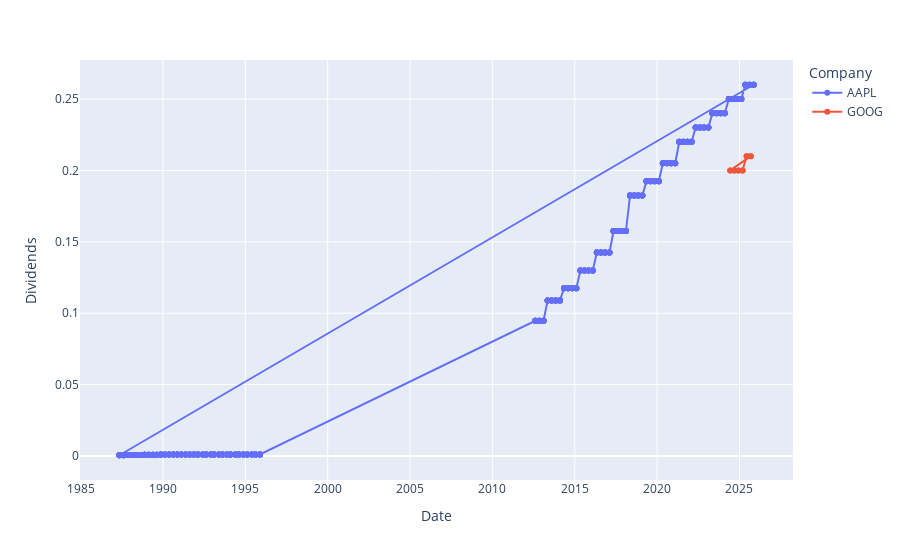

Source (notebook cell):
### Code cell
plot_dividends(dividends_df)

### Figure 1 — Plotly figure (JSON) as saved in the notebook; plotly's stock layout.template omitted (floating-point values rounded to 4 significant figures; data arrays with more than 128 entries replaced by an {"elided": "..."} marker saying what was removed)
{"data": [{"hovertemplate": "Company=AAPL<br>Date=%{x}<br>Dividends=%{y}<extra></extra>", "legendgroup": "AAPL", "line": {"color": "#636efa", "dash": "solid"}, "marker": {"symbol": "circle"}, "mode": "lines+markers", "name": "AAPL", "orientation": "v", "showlegend": true, "x": {"elided": "534 str values"}, "xaxis": "x", "y": {"elided": "534 float values"}, "yaxis": "y", "type": "scatter"}, {"hovertemplate": "Company=GOOG<br>Date=%{x}<br>Dividends=%{y}<extra></extra>", "legendgroup": "GOOG", "line": {"color": "#EF553B", "dash": "solid"}, "marker": {"symbol": "circle"}, "mode": "lines+markers", "name": "GOOG", "orientation": "v", "showlegend": true, "x": ["2024-06-10T00:00:00-04:00", "2024-09-09T00:00:00-04:00", "2024-12-09T00:00:00-05:00", "2025-03-10T00:00:00-04:00", "2025-06-09T00:00:00-04:00", "2025-09-08T00:00:00-04:00", "2024-06-10T00:00:00-04:00", "2024-09-09T00:00:00-04:00", "2024-12-09T00:00:00-05:00", "2025-03-10T00:00:00-04:00", "2025-06-09T00:00:00-04:00", "2025-09-08T00:00:00-04:00"], "xaxis": "x", "y": [0.2, 0.2, 0.2, 0.2, 0.21, 0.21, 0.2, 0.2, 0.2, 0.2, 0.21, 0.21], "yaxis": "y", "type": "scatter"}], "layout": {"xaxis": {"anchor": "y", "domain": [0.0, 1.0], "title": {"text": "Date"}}, "yaxis": {"anchor": "x", "domain": [0.0, 1.0], "title": {"text": "Dividends"}}, "legend": {"title": {"text": "Company"}, "tracegroupgap": 0}, "margin": {"t": 60}}}
